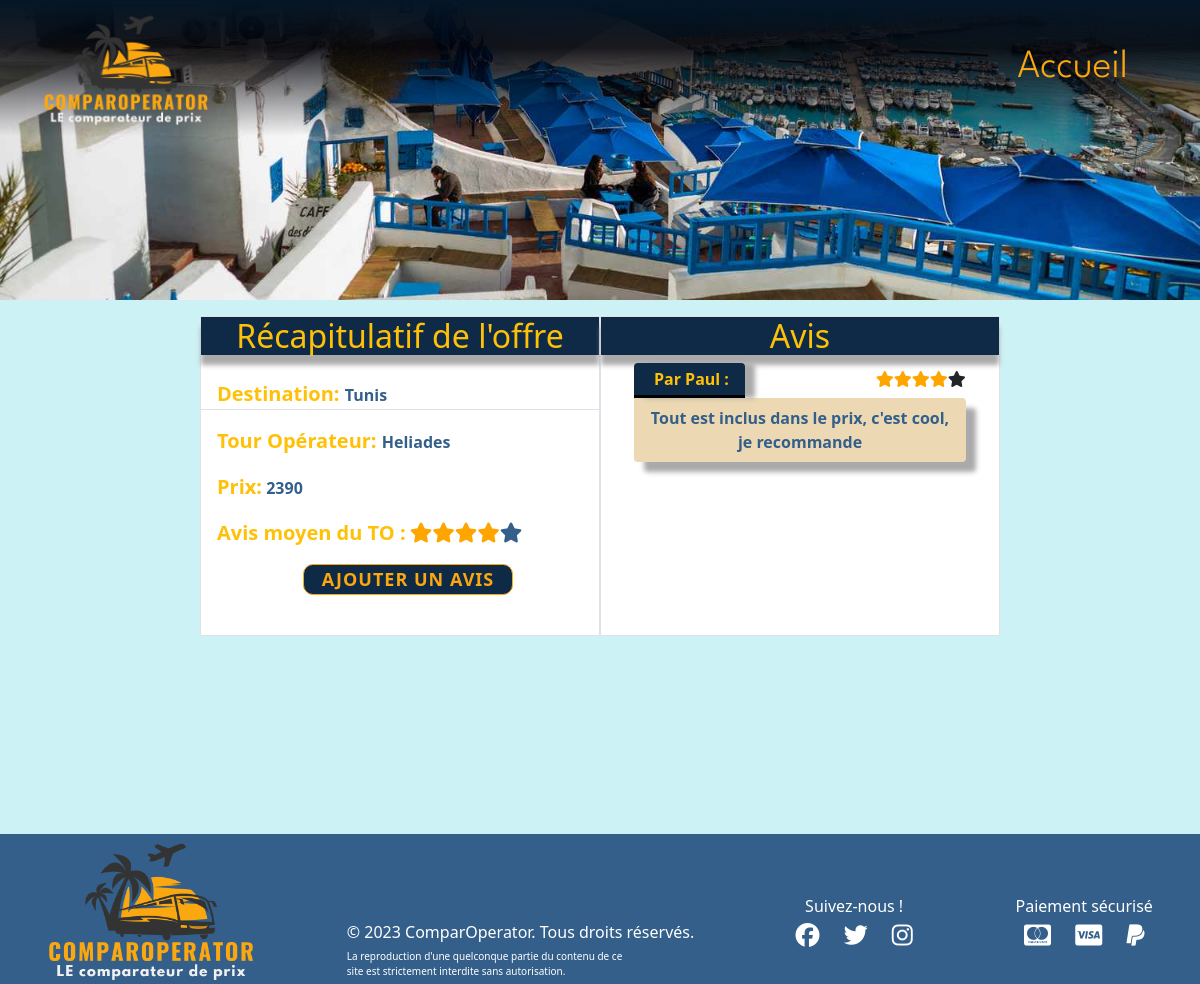
The app's page /destination.php?name=Tunis with its own data.
### tables this page shows
CREATE TABLE
  `destination` (
    `id` int (11) NOT NULL,
    `location` varchar(255) NOT NULL,
    `price` int (11) NOT NULL,
    `tour_operator_id` int (11) NOT NULL,
    `picture` varchar(255) NOT NULL
  );

CREATE TABLE
  `tour_operator` (
    `id` int (11) NOT NULL,
    `name` varchar(255) NOT NULL,
    `link` varchar(255) NOT NULL
  );

CREATE TABLE
  `review` (
    `id` int (11) NOT NULL,
    `message` varchar(255) NOT NULL,
    `tour_operator_id` int (11) NOT NULL,
    `author_id` int (11) NOT NULL
  );

CREATE TABLE
  `author` (
    `id` int (11) NOT NULL,
    `name` varchar(255) NOT NULL
  );

### classes/Destination.php (called while the page is built, shortened)
<?php
class Destination {
    private string $location;
    private int $price;
    public function setId(int $id): self
    {
        return $this;
    }
    public function getLocation(): string
    {
        return $this->location;
    }
    public function setLocation(string $location): self
    {
        $this->location = $location;
        return $this;
    }
    public function getPrice(): int
    {
        return $this->price;
    }
    public function setPrice(int $price): self
    {
        $this->price = $price;
        return $this;
    }
    public function setPicture(string $picture): self
    {
        return $this;
    }
}
?>

### classes/Review.php (called while the page is built, shortened)
<?php
class Review {
    private string $message;
    private string $author;
    public function setId(int $id): self
    {
        return $this;
    }
    public function getMessage(): string
    {
        return $this->message;
    }
    public function setMessage(string $message): self
    {
        $this->message = $message;
        return $this;
    }
    public function getAuthor(): string
    {
        return $this->author;
    }
    public function setAuthor(string $author): self
    {
        $this->author = $author;
        return $this;
    }
}
?>

### classes/Score.php (called while the page is built, shortened)
<?php
    class Score {
        private int $value;
        public function setId(int $id): self
        {
                return $this;
        }
        public function getValue(): int
        {
                return $this->value;
        }
        public function setValue(int $value): self
        {
                $this->value = $value;
                return $this;
        }
        public function setAuthor(string $author): self
        {
                return $this;
        }
    }
?>

### classes/TourOperator.php (called while the page is built, shortened)
<?php
class TourOperator {
    private int $id;
    private string $name;
    private $scores;
    public function getId(): int
    {
        return $this->id;
    }
    public function setId(int $id): self
    {
        $this->id = $id;
        return $this;
    }
    public function getName(): string
    {
        return $this->name;
    }
    public function setName(string $name): self
    {
        $this->name = $name;
        return $this;
    }
    public function setLink(string $link): self
    {
        return $this;
    }
    public function setCertificate($certificate): self
    {
        return $this;
    }
    public function setDestinations($destinations): self
    {
        return $this;
    }
    public function setReviews($reviews): self
    {
        return $this;
    }
    public function setScores($scores): self
    {
        $this->scores = $scores;
        return $this;
    }
    public function getAverageScore(){
        $answer = 0;
        foreach($this->scores as $score) {
            $answer += $score->getValue();
        }
        if(count($this->scores) > 0) {
            return $answer/count($this->scores);
        }
        else return ('Aucune note');
    }
}
?>

### classes/Manager.php (the view, shortened to what this page needs)
<?php
    class Manager {
        private $bdd;
        public function setBdd($bdd): self
        {
                $this->bdd = $bdd;
                return $this;
        }
        public function getAllDestination($id = 0){
            if ($id == 0) {
                $query = $this->bdd->query('SELECT * FROM destination');
            }
            else {
                $query = $this->bdd->query('SELECT * FROM destination WHERE tour_operator_id = "'. $id .'"');
            }
            $locationsData = $query->fetchAll(PDO :: FETCH_ASSOC);
            $array = [];
            foreach($locationsData as $locationData) {
                $destination = new Destination ($locationData);
                array_push($array, $destination);
            }
            return $array;
        }
        public function getAllReviews($id){
            $query = $this->bdd->query('SELECT * FROM review
                                        JOIN author ON review.author_id = author.id
                                        WHERE tour_operator_id = "'. $id .'"');
            $reviewsData = $query->fetchAll(PDO :: FETCH_ASSOC);
            $array = [];
            foreach($reviewsData as $reviewData) {
                $review = new Review($reviewData);
                array_push($array, $review);
            }
            return $array;
        }
        public function getScore($name){
            $query = $this->bdd->query('SELECT value FROM score
                                        JOIN author ON score.author_id = author.id
                                        WHERE name = "'. $name .'"');
            $scoreData = $query->fetch(PDO :: FETCH_ASSOC);
            return $scoreData;
        }
        public function getScores($id){
            $query = $this->bdd->query('SELECT * FROM score
                                        JOIN author ON score.author_id = author.id
                                        WHERE tour_operator_id = "'. $id .'"');
            $scoresData = $query->fetchAll(PDO :: FETCH_ASSOC);
            $array = [];
            foreach($scoresData as $scoreData) {
                $score = new Score($scoreData);
                array_push($array, $score);
            }
            return $array;
        }
        public function getOperatorByDestination($name ="none") {
            if ($name != "none") {
                $queryContent = 'SELECT * FROM destination
                JOIN tour_operator ON destination.tour_operator_id = tour_operator.id
                WHERE destination.location="'. $name .'" ORDER BY price ASC';
            }
            else {
                $queryContent = 'SELECT * FROM tour_operator ORDER BY name ASC';
            }
            $query = $this->bdd->query($queryContent);
            $operatorsData = $query->fetchAll(PDO :: FETCH_ASSOC);
            $operators = [];
            foreach($operatorsData as $operatorData) {
                $id = $operatorData['tour_operator_id'];
                $destinations = $this->getAllDestination($id);
                $reviews = $this->getAllReviews($id);
                $scores = $this->getScores($id);
                $certificate = $this->getCertificate($id);
                $operator = new TourOperator($operatorData, $destinations, $reviews, $scores, $certificate);
                array_push($operators, $operator);
            }
            return $operators;
        }
        public function getCertificate($tourOperatorId){
            $query = $this->bdd->query('SELECT * FROM certificate WHERE tour_operator_id = "' . $tourOperatorId . '"');
            $certificateData = $query->fetch(PDO :: FETCH_ASSOC);
            if ($certificateData !== false) {
                $certificate = new Certificate($certificateData);
                return $certificate;
            }
            else return ("none");
        }
        public function displayScore($score){
            $answer = "";
            if ($score == "Aucune note") {
                $answer .= "Aucune note";
            } else{
            for ($i = 0; $i < 5; $i++){
                if (round($score) > $i){
                    $answer .= '<span class="fa fa-star checked"></span>';
                }
                else {
                    $answer .= '<span class="fa fa-star"></span>';
                }
            }}
            return $answer;
        }
        public function displayTourOperator($operator, $destination){
            echo('<div class="d-flex justify-content-center flex-wrap mb-5">
                    <div class="col-lg-5 col-xl-4 col-12 d-flex flex-column  border" id="infosTO">
                        <h2 class="text-warning col-12 text-center"  id="titleComments">
                            Récapitulatif de l\'offre
                        </h2>
                        <p class="mt-4 ps-3 border-bottom">
                            <span class="text-warning"> Destination: </span> '. $destination->getLocation() .'
                        </p>
                        <p class=" ps-3">
                            <span class="text-warning"> Tour Opérateur: </span> '. $operator->getName() .'
                        </p>
                        <p class=" ps-3">
                            <span class="text-warning"> Prix:</span> '. $destination->getPrice() .'
                        </p>
                        <p class=" ps-3">
                            <span class="text-warning"> Avis moyen du TO :</span> '. $this->displayScore($operator->getAverageScore()) .'
                        </p>
                        <div class="d-flex justify-content-center">');
                        echo('<button class="mb-2 ms-3" data-bs-toggle="modal" data-bs-target="#exampleModal'. $operator->getId() .'">
                            Ajouter un avis
                        </button>
                        </div>
                    </div>
                    <div class="col-lg-5 col-xl-4 col-12 border" id="sectionComments">
                        <h2 class="text-warning text-center" id="titleComments">
                            Avis
                        </h2>
                        <div class="d-flex flex-column align-items-center" id="listComments">'. $this->displayReviews($this->getAllReviews($operator->getId())) .'</div>
                    </div>
                </div>
              <div class="modal fade" id="exampleModal'. $operator->getId() .'" tabindex="-1" aria-labelledby="exampleModalLabel'. $operator->getId() .'" aria-hidden="true">
                            <input type="hidden" name="nameDestination" value="'. $destination->getLocation() .'" />
                            <input type="hidden" name="tourOperatorId" value="'. $operator->getId() .'"/>
              </div>');
        }
        public function displayReviews($reviews) {
            $answer = '';
            foreach ($reviews as $review) {
            $answer .= '<div class="mt-2 mb-2 text-light col-10  text-center">
            <div class="d-flex">
                <div class="col-4 bg-light p-1 ps-2 text-warning" id="authorComments">Par
                    '. $review->getAuthor() .' :
                </div>
                <div class="ms-auto text-dark mt-1">
                '. $this->displayScore($this->getScore($review->getAuthor())['value']) .'
                </div>
            </div>
            <div class=" text-center p-2 col-12" id="comments">
                    '. $review->getMessage() .'
            </div></div>
            ';
            }
            return $answer;
        }
    }
?>

### destination.php
<?php
    include('header.php');
?>
<div>
<?php
    $manager = new Manager($db);
    if (isset($_GET['name'])){
        $name = $_GET['name'];
        $operators = $manager->getOperatorByDestination($name);
        $picture = $manager->getDestinationByOperator($operators[0], $name)->getPicture();
        echo('<img src="'. $picture .'" height="300px" id="destinationMainImg" class="mb-3"/>');
        foreach($operators as $operator){
            $destination = $manager->getDestinationByOperator($operator, $name);
            $manager->displayTourOperator($operator, $destination);
        }
    }
?>
</div>
<?php
    include('footer.php');
?>

### public/css/style.css (style rules this page uses)
body { position: relative; min-height: 100vh; padding-bottom: 300px; background-color: #ccf2f5; }
#destinationMainImg { object-fit: cover; width: 100%; object-position: 50% 80%; }
#comments { color: #335f8a; background-color: #ecd8b2; border-radius: 0px 4px 4px 4px; box-shadow: 10px 10px 5px #aaaaaa; }
#authorComments { border-radius: 4px 4px 0px 0px; box-shadow: 10px 0px 5px #aaaaaa; background-color: #0f2a46 !important; border-bottom: 3px black solid; }
#listComments { height: 280px !important; overflow: scroll; font-weight: 600; }
#titleComments { background-color: #0f2a46 !important; margin-bottom: 0; box-shadow: 0px 10px 5px #aaaaaa; }
#infosTO span { font-weight: 700; font-size: 20px; }
#infosTO p { color: #335f8a; font-weight: 600; }
#sectionComments, #infosTO { background-color: #ffffff; }
.checked { color: orange; }
button { position: relative; width: 210px; font-size: 18px; font-weight: 500; letter-spacing: 1px; border-radius: 10px; text-transform: uppercase; border: 1px solid transparent; outline: none; cursor: pointer; background: #0f2a46; overflow: hidden; transition: 0.6s; font-weight: 700; }
button { color: #faa710; border-color: #faa710; z-index: 1; }
button:before, button:after { position: absolute; content: ""; left: 0; top: 0; height: 100%; filter: blur(30px); opacity: 0.4; transition: 0.6s; }
button:before { width: 60px; background: rgba(255, 255, 255, 0.6); transform: translateX(-130px) skewX(-45deg); }
button:after { width: 30px; background: rgba(255, 255, 255, 0.6); transform: translateX(-130px) skewX(-45deg); }

### records on screen
destination: picture (picture), location "Tunis", tour_operator.name "Heliades", price "2390"
review: author.name "Paul", message "Tout est inclus dans le prix, c'est cool, je recommande"
